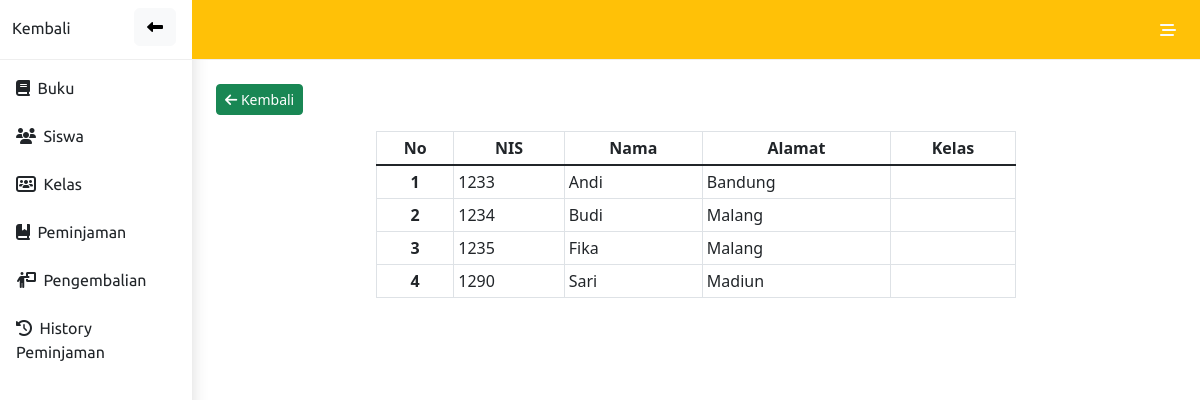
Page /admin/cari_siswa.php on the committed database.
### tables this page shows
CREATE TABLE `siswa` (
  `nis` int(11) NOT NULL,
  `nama` varchar(100) NOT NULL,
  `jenis_kelamin` enum('L','P') NOT NULL,
  `alamat` varchar(255) NOT NULL,
  `id_kelas` int(2) NOT NULL
);

### admin/cari_siswa.php (the view, shortened to what this page needs)
<!DOCTYPE html>
<html lang="en">
<head>
    <link rel="stylesheet" type="text/css" href="https://cdn.datatables.net/1.12.1/css/jquery.dataTables.css">
</head>
<body>
    <?php include 'nav.php'?>
        <div class="container">
          <div class="container pt-4 m-auto">
            <a class="btn btn-sm btn-success mb-3" href="siswa.php"><i class="fa-solid fa-arrow-left"></i> Kembali</a>
              <table class="table table-sm table-hover table-bordered mx-auto" style="width:40rem">
                  <thead class="text-center">
                      <tr>
                        <th>No</th>
                          <th>NIS</th>
                          <th>Nama</th>
                          <th>Alamat</th>
                          <th>Kelas</th>
                      </tr>
                  </thead>
                  <tbody class="table-group-divider">
                    <?php
                    $no=1;
                       if(isset($_GET['search'])){
                         $cari = $_GET['search'];
                         $data = mysqli_query($conn, "SELECT * FROM siswa JOIN kelas ON siswa.id_kelas=kelas.id_kelas WHERE nama like '%".$cari."%'");
                       }else{
                         $data = mysqli_query($conn, "SELECT * FROM siswa");
                       }
                       while($d = mysqli_fetch_array($data)){
                       ?>
                      <tr>
                          <th class="text-center" scope="row"><?=$no++?></th>
                          <td><?=$d['nis']?></td>
                          <td><?=$d['nama']?></td>
                          <td><?=$d['alamat']?></td>
                          <td><?=$d['nama_kelas']?></td>
                      </tr>
                      <?php
                          }
                      ?>
                  </tbody>
              </table>
          </div>
        </div>
</body>
</html>

### admin/nav.php (style rules this page uses)
a { text-decoration: none !important; }

### rows in the picture
siswa: nis "1233", nama "Andi", alamat "Bandung"
siswa: nis "1234", nama "Budi", alamat "Malang"
siswa: nis "1235", nama "Fika", alamat "Malang"
siswa: nis "1290", nama "Sari", alamat "Madiun"
